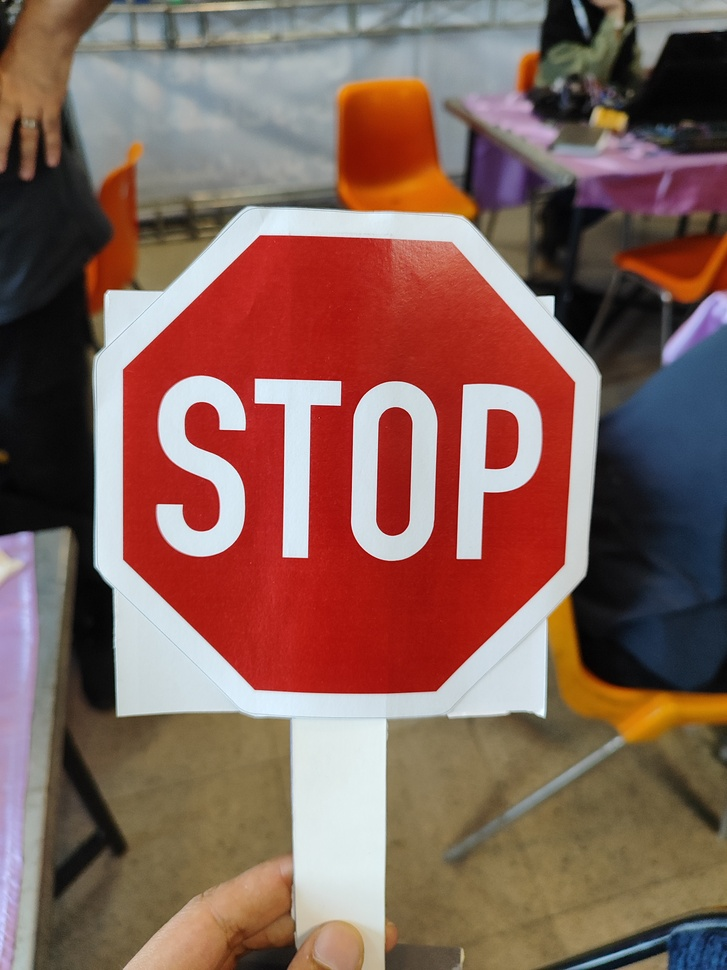
#> input picture robot_view/IMG_20240417_132234.jpg, 727 x 970 px, shrunk from 3000 x 4000 before the run, given in place of the camera
$ python hsv_color_picker.py
#> lines starting #> are read from the running program, lines starting #| are printed output that depends on the picture; after the words box and inside, x2 and y2 are one past the last pixel; in counts of white or black regions, pixels touching at a corner belong together
import cv2
import numpy as np
import os


# Create a function to get the HSV values from the trackbar
def get_hsv_values(val):
    pass

# Create a window to display the image
cv2.namedWindow('image')


# Load the image
# image = cv2.imread('examples/5.jpg')

# :D
webcam = cv2.VideoCapture(0)

# Create a trackbar for Hue
cv2.createTrackbar('H min', 'image', 0, 179, get_hsv_values)
#> slider 'H min' is set to 35
cv2.createTrackbar('H max', 'image', 179, 179, get_hsv_values)

# Create a trackbar for Saturation
cv2.createTrackbar('S min', 'image', 0, 255, get_hsv_values)
#> slider 'S min' is set to 51
cv2.createTrackbar('S max', 'image', 255, 255, get_hsv_values)

# Create a trackbar for Value
cv2.createTrackbar('V min', 'image', 0, 255, get_hsv_values)
#> slider 'V min' is set to 51
cv2.createTrackbar('V max', 'image', 255, 255, get_hsv_values)


while True:
    # :D
    _, image = webcam.read()
#> image is the input picture: shape (970, 727, 3); mean B, G, R 89.7, 98.5, 132.3

    # Convert the image to HSV
    hsv_image = cv2.cvtColor(image, cv2.COLOR_BGR2HSV)
#> hsv_image: shape (970, 727, 3); mean H, S, V 49.2, 100.8, 139.1

    # Get the current HSV values from the trackbars
    h_min = cv2.getTrackbarPos('H min', 'image')
    h_max = cv2.getTrackbarPos('H max', 'image')
    s_min = cv2.getTrackbarPos('S min', 'image')
    s_max = cv2.getTrackbarPos('S max', 'image')
    v_min = cv2.getTrackbarPos('V min', 'image')
    v_max = cv2.getTrackbarPos('V max', 'image')

    # Set the lower and upper HSV limits
    lower_limit = np.array([h_min, s_min, v_min])
    upper_limit = np.array([h_max, s_max, v_max])

    # Create a mask for the specified color range
    mask = cv2.inRange(hsv_image, lower_limit, upper_limit)
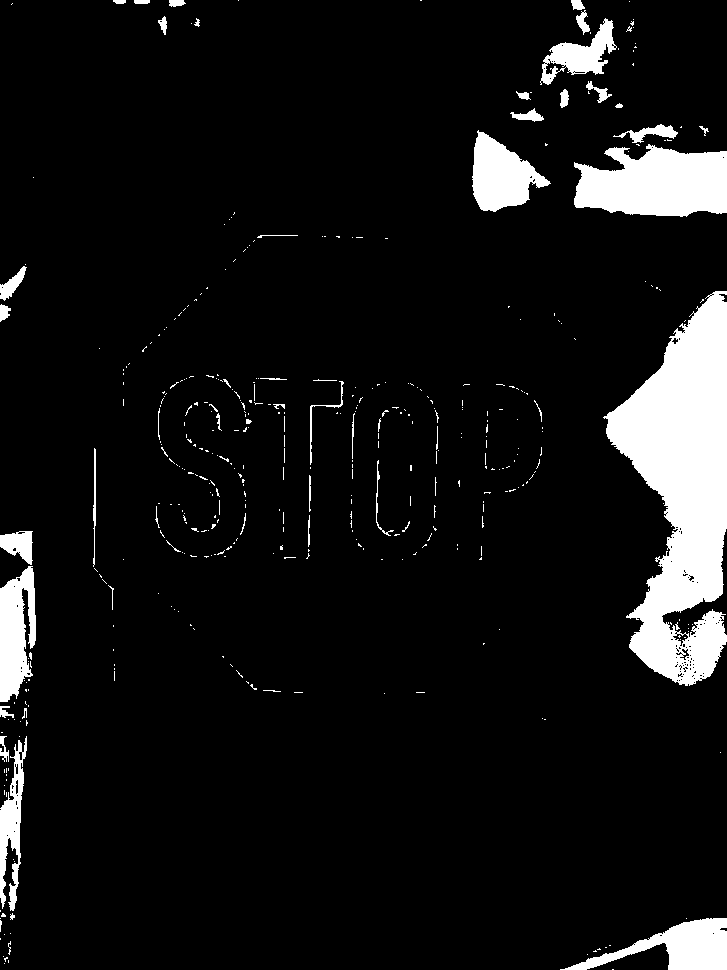
#> mask: shape (970, 727); 8.1% white; 421 white regions (366 under 20 px), largest, box (x1, y1, x2, y2) and area: (603, 291, 727, 686) 27598, (574, 144, 727, 217) 8552, (560, 918, 727, 970) 3800

    # Apply the mask to the original image
    result = cv2.bitwise_and(image, image, mask=mask)
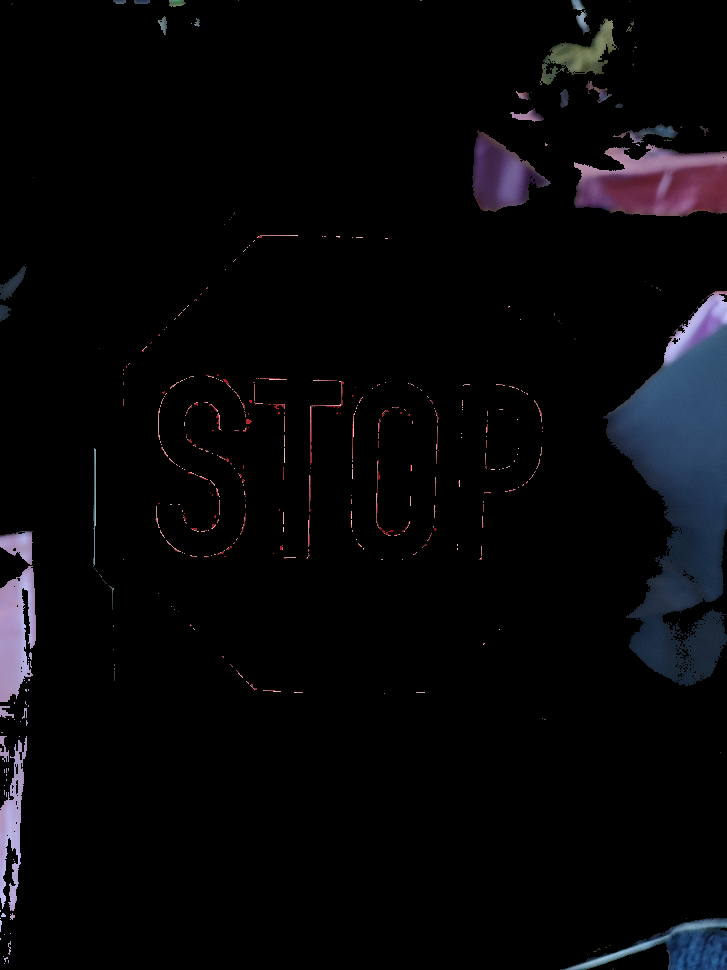
#> result: shape (970, 727, 3); mean B, G, R 8.7, 6.5, 6.7

    # Show the image, the mask, and the result
    cv2.imshow("orginal", image)
    cv2.imshow("mask", mask)
    cv2.imshow('result', result)

    # :D
    kernel = np.ones((5, 5), "uint8")
    dilate_mask = cv2.dilate(mask, kernel)
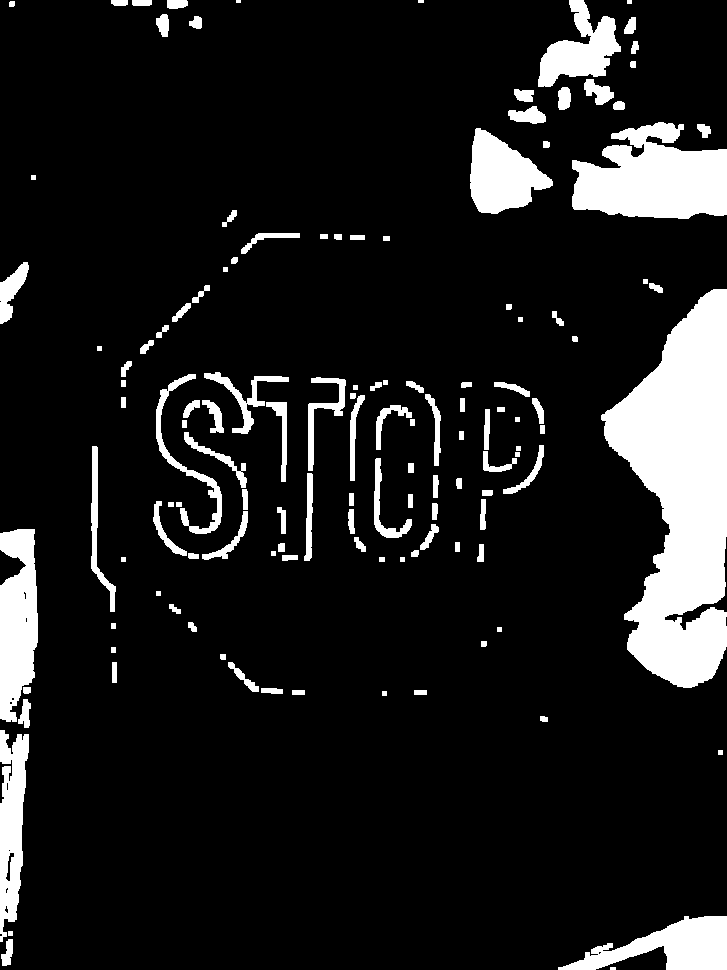
#> dilate_mask: shape (970, 727); 11.9% white; 131 white regions (3 under 20 px), largest, box (x1, y1, x2, y2) and area: (601, 289, 727, 688) 30660, (572, 122, 727, 219) 10644, (0, 529, 38, 722) 5643
    cv2.imshow("dilate mask", dilate_mask)

    # Exit if 'q' is pressed
    if cv2.waitKey(1) & 0xFF == ord('q'):
#> (key q is pressed here)
        break

    # Print the current HSV values
    # print('H min: {}, H max: {}, S min: {}, S max: {}, V min: {}, V max: {}'.format(
    #     h_min, h_max, s_min, s_max, v_min, v_max))

# Release the resources and close the window
cv2.destroyAllWindows()
